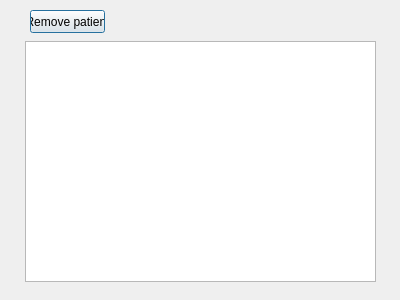
<?xml version="1.0" encoding="UTF-8"?>
<ui version="4.0">
 <class>PatientDetails</class>
 <widget class="QDialog" name="PatientDetails">
  <property name="geometry">
   <rect>
    <x>0</x>
    <y>0</y>
    <width>400</width>
    <height>300</height>
   </rect>
  </property>
  <property name="windowTitle">
   <string>Patient details</string>
  </property>
  <widget class="QTableView" name="patientdetailsView">
   <property name="geometry">
    <rect>
     <x>25</x>
     <y>41</y>
     <width>351</width>
     <height>241</height>
    </rect>
   </property>
  </widget>
  <widget class="QPushButton" name="removevpatientButton">
   <property name="geometry">
    <rect>
     <x>30</x>
     <y>10</y>
     <width>75</width>
     <height>23</height>
    </rect>
   </property>
   <property name="text">
    <string>Remove patient</string>
   </property>
  </widget>
 </widget>
 <resources/>
 <connections/>
</ui>
